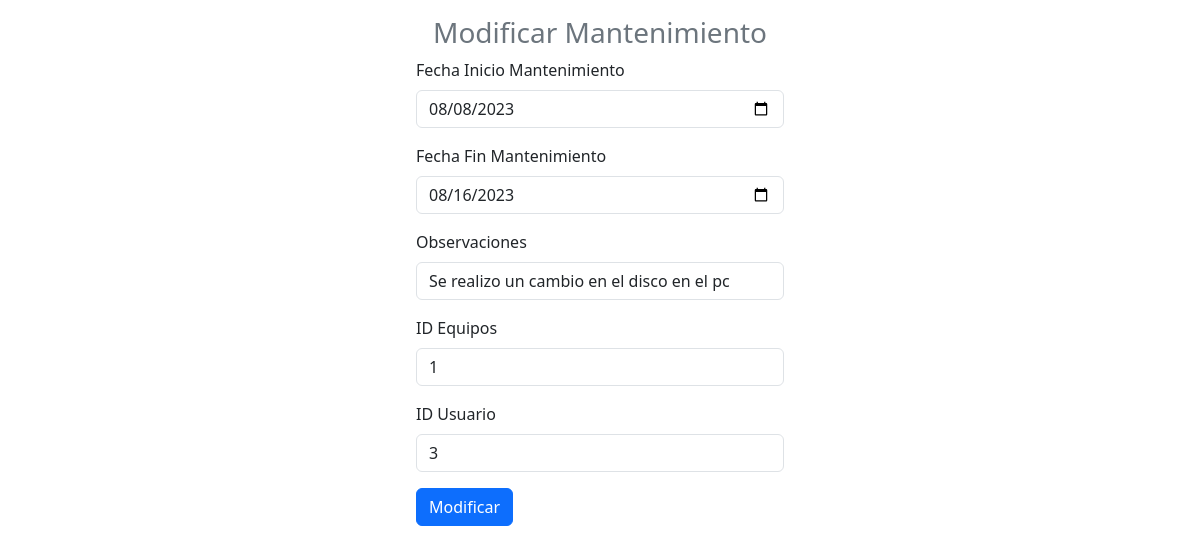
/mantenimiento/modificar_matenimiento.php?id=1, run on the app's committed database.
### tables this page shows
CREATE TABLE `mantenimiento` (
  `Id_Mantenimiento` int(5) NOT NULL,
  `Fecha_Inicio_mantenimiento` date NOT NULL,
  `Fecha_fin_mantenimiento` date NOT NULL,
  `Observaciones` varchar(80) NOT NULL,
  `Id_Equipos` int(5) NOT NULL,
  `Id_Usuario` int(5) NOT NULL
);

### mantenimiento/modificar_matenimiento.php (the view, shortened to what this page needs)
<?php
include "modelo/conexion.php";
$id = $_GET["id"];
$sql = $conexion->query("SELECT * FROM mantenimiento WHERE Id_Mantenimiento = $id");
?>
<!DOCTYPE html>
<html lang="en">
<head>
    <link href="https://cdn.jsdelivr.net/npm/bootstrap@5.3.3/dist/css/bootstrap.min.css" rel="stylesheet"
>
</head>
<body>
<form class="col-4 p-3 m-auto" method="POST">
    <h3 class="text-center text-secondary">Modificar Mantenimiento</h3>
    <?php
    include "controlador/modificar_mantenimiento.php";
    while ($datos = $sql->fetch_object()) { ?>
        <div class="mb-3">
            <label for="fecha_inicio" class="form-label">Fecha Inicio Mantenimiento</label>
            <input type="date" class="form-control" name="Fecha_Inicio_mantenimiento" value="<?= htmlspecialchars($datos->Fecha_Inicio_mantenimiento) ?>" required>
        </div>
        <div class="mb-3">
            <label for="fecha_fin" class="form-label">Fecha Fin Mantenimiento</label>
            <input type="date" class="form-control" name="Fecha_fin_mantenimiento" value="<?= htmlspecialchars($datos->Fecha_fin_mantenimiento) ?>" required>
        </div>
        <div class="mb-3">
            <label for="observaciones" class="form-label">Observaciones</label>
            <input type="text" class="form-control" name="Observaciones" value="<?= htmlspecialchars($datos->Observaciones) ?>" required>
        </div>
        <div class="mb-3">
            <label for="id_equipos" class="form-label">ID Equipos</label>
            <input type="number" class="form-control" name="Id_Equipos" value="<?= htmlspecialchars($datos->Id_Equipos) ?>" required>
        </div>
        <div class="mb-3">
            <label for="id_usuario" class="form-label">ID Usuario</label>
            <input type="number" class="form-control" name="Id_Usuario" value="<?= htmlspecialchars($datos->Id_Usuario) ?>" required>
        </div>
    <?php } ?>
    <button type="submit" class="btn btn-primary" name="btnmodificar" value="ok">Modificar</button>
</form>
</body>
</html>

### data on the page
mantenimiento: Fecha_Inicio_mantenimiento "08/08/2023", Fecha_fin_mantenimiento "08/16/2023", Observaciones "Se realizo un cambio en el disco en el pc", Id_Equipos "1", Id_Usuario "3"
